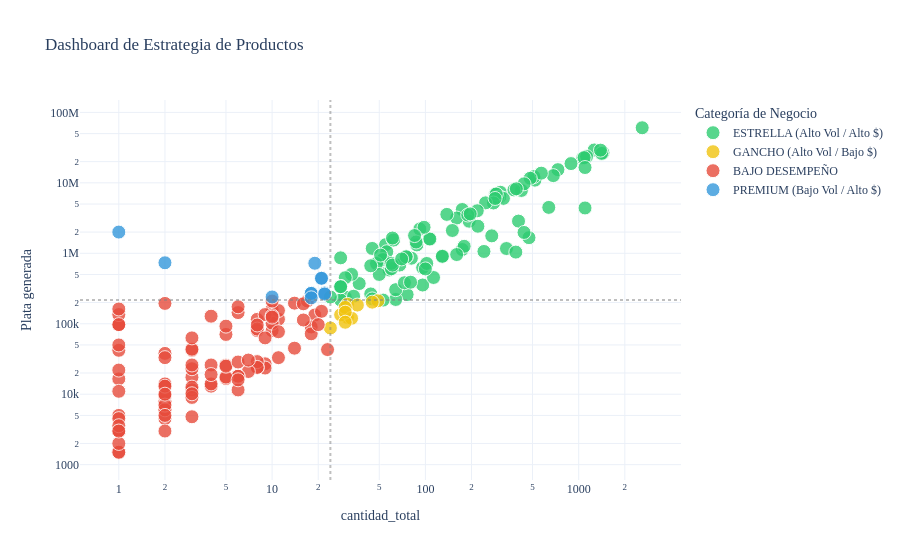

Notebook code cell kept with this figure:
### Code cell
# Definimos los puntos de corte
corte_x = info_productos["cantidad_total"].median()
corte_y = info_productos["Plata generada"].median()

# Función para asignar el color/categoría
def clasificar(row):
    if row["cantidad_total"] >= corte_x and row["Plata generada"] >= corte_y:
        return "ESTRELLA (Alto Vol / Alto $)"
    elif row["cantidad_total"] < corte_x and row["Plata generada"] >= corte_y:
        return "PREMIUM (Bajo Vol / Alto $)"
    elif row["cantidad_total"] >= corte_x and row["Plata generada"] < corte_y:
        return "GANCHO (Alto Vol / Bajo $)"
    else:
        return "BAJO DESEMPEÑO"

# Aplicamos la lógica al DataFrame
info_productos["Categoria_Matriz"] = info_productos.apply(clasificar, axis=1)


import plotly.express as px

fig = px.scatter(
    info_productos.reset_index(), 
    x="cantidad_total", 
    y="Plata generada",
    color="Categoria_Matriz",  # Los colores se asignan por cuadrante
    color_discrete_map={       # Colores estratégicos
        "ESTRELLA (Alto Vol / Alto $)": "#2ecc71",   # Verde
        "PREMIUM (Bajo Vol / Alto $)": "#3498db",    # Azul
        "GANCHO (Alto Vol / Bajo $)": "#f1c40f",    # Amarillo
        "BAJO DESEMPEÑO": "#e74c3c"                  # Rojo
    },
    hover_name="Nombre",
    log_x=True, 
    log_y=True,
    hover_data=["precio_promedio", "transacciones"],
    title="Dashboard de Estrategia de Productos",
    template="plotly_white"
)

# Ajustes estéticos finales
fig.update_traces(marker=dict(size=14, opacity=0.8, line=dict(width=1, color='white')))
fig.add_vline(x=corte_x, line_dash="dot", line_color="gray", opacity=0.5)
fig.add_hline(y=corte_y, line_dash="dot", line_color="gray", opacity=0.5)

fig.update_layout(
    legend_title_text='Categoría de Negocio',
    font=dict(family="Verdana", size=12)
)

fig.show()

### Figure 1 — Plotly figure (JSON) as saved in the notebook; plotly's stock layout.template omitted (floating-point values rounded to 4 significant figures; data arrays with more than 128 entries replaced by an {"elided": "..."} marker saying what was removed)
{"data": [{"customdata": {"elided": "104x2 float values"}, "hovertemplate": "<b>%{hovertext}</b><br><br>Categoria_Matriz=ESTRELLA (Alto Vol / Alto $)<br>cantidad_total=%{x}<br>Plata generada=%{y}<br>precio_promedio=%{customdata[0]}<br>transacciones=%{customdata[1]}<extra></extra>", "hovertext": ["Arma tu plato Grande(21k)", "Arma tu plato mediano (18k)", "Sándwich Romano", "Bowl Pollo tostada Mediana", "Ensalada Chefsito Mediana", "Sándwich Criollo", "Bowl Lomo alto Mediana", "Bowl Pasta Buona Mediana", "Bowl Colombianito Mediana", "Ensalada Pollo miel mostaza Mediana", "Hatsu azul 400ml", "Ensalada Pollo pesto Mediana", "Bowl Pollo tostada Grande", "Sándwich Felix Carne", "Ensalada Chefsito Grande", "Bowl Lomo alto Grande", "Agua con gas Cristal 600ml", "Hatsu amarillo 400ml", "Bowl Pasta Buona Grande", "Ensalada Pollo miel mostaza Grande", "Pavoneta", "Sándwich Felix Pollo", "Ensalada Italianísima Mediana", "Sándwich Becha", "Agua sin gas Cristal 250ml", "Soda Lucy pink", "Bowl Colombianito Grande", "Mexi", "Ensalada Kale cesar Mediana", "Bowl Pasta Buona Veggie Mediana", "Soda Hatsu Verde Lata", "Sándwich o pockets (Mini chef)", "Ensalada Pollo pesto Grande", "Hatsu lila 400 ml", "Sopa de tomate", "Ensalada Italianísima Grande", "Sándwich o pockets (Americanos)", "Soda Hatsu Rosada Lata", "Sándwich o pockets (Tradicional)", "Ensalada Kale cesar Grande", "Americano Mediano", "Parfait frutos rojos 9oz (mediano)", "Arma tu plato Grande", "Sándwich o pockets (Popeyes)", "Wake up & go", "Pollo", "Bagels", "Bowl Pasta Buona Veggie Grande", "Parfaits frutos rojos 14oz (Grande)", "Rustico", "Agua sin gas Cristal 600ml", "Berry Bliss Pancakes", "BananaBread Tradicional Chips", "Green Heaven", "Waffle de yuca", "Agua con gas Cristal 250ml", "Pancakes Choco-Banana Delight", "Pastel de Pollo", "Arma tu plato mediano", "Smoothie Pink Power", "Toscana mediana", "Sándwich Verde", "Sándwich o pockets (Grilled cheese)", "Latte", "Ensalada Master Veggie Mediana", "Milo", "Tropical Boost", "Parfait frutos amarillo 14oz (Grande)", "Parfait frutos amarillos 9oz (mediano)", "Napoli", "Galletas chips de chocolate", "Palito de Queso", "Parfait vivir Grande", "BananaBread Tradicional Frutos", "Sopa de Tomate Combo", "Hatsu caja", "Hatsu amarillo", "Hatsu en caja", "Hatsu blanco", "Refrigerio sencillo: Hojaldre (pastel de pollo, carne, criollo, palito de queso) + Te hatsu", "Pastel de Pollo + bebida caliente", "Estación de café ilimitado sencilla tiempo completo", "Estacion de cafe sencilla", "Pasabocas Gourmet", "Sándwich o pockets (Napoli)", "Estación de café ilimitado sencilla medio tiempo", "Pastel de Pollo + tinto / aromática", "jugo en botella", "cafe + colaciones", "Desayunos personalizados de acuerdo con la lista enviada", "Bowl Lomo alto Mediana+ hatsu", "Bowl Pasta Buona Mediana+ hatsu", "Sándwich de sabores surtidos", "Sándwich Felix Carne+ hatsu", "Refrigerio", "Pastel Criollo + hatsu", "Parfait frutos amarillos Y rojos 14oz (Grande)", "Pastel Ranchero+ hatsu", "Sándwich Felix Pollo + hatsu", "Pastel de Pollo+ bebida", "Jugo en botella", "Mocktail sin alcohol", "Mocktail sin alcohol: Mojito y Mimosa variado", "Palito de Queso + cafe"], "legendgroup": "ESTRELLA (Alto Vol / Alto $)", "marker": {"color": "#2ecc71", "line": {"color": "white", "width": 1}, "opacity": 0.8, "size": 14, "symbol": "circle"}, "mode": "markers", "name": "ESTRELLA (Alto Vol / Alto $)", "orientation": "v", "showlegend": true, "type": "scatter", "x": [2596, 1263, 1440, 1064, 1126, 1411, 1086, 1387, 891, 732, 638, 518, 510, 683, 570, 483, 474, 405, 308, 287, 306, 423, 296, 323, 338, 271, 290, 278, 247, 285, 174, 193, 174, 179, 160, 92, 106, 96, 107, 98, 241, 102, 138, 88, 81, 76, 87, 55, 58, 56, 96, 51, 129, 52, 53, 64, 48, 64, 62, 50, 45, 218, 44, 44, 85, 45, 37, 68, 129, 33, 30, 113, 60, 28, 28, 53, 73, 389, 34, 1100, 60, 440, 61, 440, 30, 220, 28, 100, 80, 61, 378, 392, 51, 189, 1100, 75, 24, 75, 196, 28, 160, 70, 150, 28], "xaxis": "x", "y": [60521251, 29263050, 26674400, 22418500, 23641000, 26148550, 22789000, 29116300, 18757900, 15385600, 4481000, 10919600, 12249400, 12657400, 13720600, 11610000.0, 1665750, 2862000, 7357850, 6893900, 6310850, 7797000.0, 6208701, 6012800, 1168500, 1768001, 6956200, 5177650, 5196600, 5997000, 1131000, 2852000, 4183500, 1256500, 3168500, 2208600, 1607000, 625600, 1593000, 2337900, 1061650, 717000, 3566500, 1315500, 851500, 259500, 1445500, 1325300, 580000, 1052000, 354500, 765000, 916800, 806000, 815500, 221000, 715700, 304500, 1540200, 501000, 1172000, 4017000, 665000, 265000, 1786000, 225000, 372000, 682000, 904000, 502500, 238500, 453500, 604000, 217100, 861600, 216500, 382000, 1039500, 245500, 4400000, 720000, 9680000, 680200.0, 1976400, 450000, 2420000, 336000, 600000, 388800, 1647000, 7938000, 8232000, 943500, 3496500, 16500000, 892500.0, 240000, 892500.0, 3626000, 336000, 960000, 831600, 2106000, 336000], "yaxis": "y"}, {"customdata": [[3968.0, 30], [6081.0, 29], [5111.0, 29], [3625, 23], [4786.0, 7], [4320, 5], [5688, 2], [3621.0, 2], [4860, 1], [4500, 1], [3500, 1]], "hovertemplate": "<b>%{hovertext}</b><br><br>Categoria_Matriz=GANCHO (Alto Vol / Bajo $)<br>cantidad_total=%{x}<br>Plata generada=%{y}<br>precio_promedio=%{customdata[0]}<br>transacciones=%{customdata[1]}<extra></extra>", "hovertext": ["Carne desmechada", "Capuchino", "Huevos", "Aguacate", "Coca Cola", "vaso de fruta", "papas naturales", "Papas de paquete", "Estacion de cafe sencilla 30 cafes y 30 aromaticas", "Americano o Aromatica Mediana", "Porción de fruta pequeña"], "legendgroup": "GANCHO (Alto Vol / Bajo $)", "marker": {"color": "#f1c40f", "line": {"color": "white", "width": 1}, "opacity": 0.8, "size": 14, "symbol": "circle"}, "mode": "markers", "name": "GANCHO (Alto Vol / Bajo $)", "orientation": "v", "showlegend": true, "type": "scatter", "x": [31, 31, 36, 24, 28, 49, 30, 33, 30, 45, 30], "xaxis": "x", "y": [123000, 188500, 184000, 87000, 134000, 211680, 170640, 119500, 145800, 202500, 105000], "yaxis": "y"}, {"customdata": {"elided": "103x2 float values"}, "hovertemplate": "<b>%{hovertext}</b><br><br>Categoria_Matriz=BAJO DESEMPEÑO<br>cantidad_total=%{x}<br>Plata generada=%{y}<br>precio_promedio=%{customdata[0]}<br>transacciones=%{customdata[1]}<extra></extra>", "hovertext": ["Vinagreta pesto", "Hatsu negro 400ml", "Chocolate caliente", "Hatsu blanco 400ml", "Shot de naranja", "Parfait vivir Mediano", "Plátano maduro", "Smoothie chocolate dream", "Barras SMUH", "Cebolla caramelizada", "Jugo verde", "Nutty Banana Bliss", "Classic Charm", "Galletas parmesano", "Adición Leche de Almendras", "Hatsu fucsia 400ml", "Cholas", "Tomate cherry", "Queso Mozarella", "Camote", "Brócoli", "Sándwich o pockets (Pesto)", "Ensalada Ligera Grande", "Champiñones", "Toscana Grande", "Acai mediano", "Leche de almendras", "Frijol negro", "Pasta fusili", "Agua cristal", "Sándwich o pockets (Clásico)", "Carne pecho", "Jamón de pavo", "Adición Leche de Coco", "Soda rosada (hatsu)", "Arroz", "Combo sopa de tomate", "Tocineta", "Pastel Ranchero", "Queso campesino", "Mini banana bread", "Pancakes frutos rojos", "Falafel", "Americano Grande", "Aromática", "Vinagreta miel mostaza", "Coca Cola zero", "Sweet Crave pancakes", "Sriracha mayo", "Nachos (totopos)", "Sándwich verde", "Quinoa", "Smoothie fresa banano", "sandwich indio", "Peanut butter", "Soda Hatsu Amarilla Lata", "Tomate chonto", "vinagreta cesar", "Crutones (pan tajado", "Estacion de cafe sencilla 20 cafes y 10 aromaticas", "Palito de Jamon", "Espresso", "Miel", "Pastel Criollo", "Estacion de cafe sencilla 15 cafes y 5 aromaticas", "Lechuga romana", "Pastel de Carne", "Hatsu verde 400ml", "Agua hatsu botella 450ml", "Estacion de cafe sencilla con aromáticas", "Estacion de cafe sencilla 10 cafes y 10 aromaticas", "Estación de cafe sencilla CON COLACIONES 12 tintos y 8 aromáticas con colaciones", "Ensalada Kale cesar Mediana+ hatsu", "Torta de almojabanas, guayaba y queso", "chocolate caliente", "sandwich tradicional + frio", "Bagel con huevo", "pancakes esponjosos y yogurt", "BananaBread Almond (harina de almendras)", "Waffles de frutos rojos", "Vinagreta vivo", "Bowl Pasta Buona Veggie Mediana+ hatsu", "Estación de café sencilla: 20 cafés y 10 aromáticas", "Producto genérico", "Queso parmesano", "Queso loncha", "Producto genérico del sistema Siigo Nube", "Pastel Hawaiano", "Pastel de Pollo + cafe", "Pastel de pollo", "Pastel de Pollo+ tinto /aromatica", "Parmesano", "Salsa napolitana", "Sándwich Indio", "Acai grande", "Leche de coco", "Maní", "Maíz dulce", "Sandwich tradicional + te frio", "Mozzarella", "Parfait Corozo 9oz (mediano)", "Servicio de 7:45 - 10:00 AM personal VIVO", "12 tintos y 8 aromáticas"], "legendgroup": "BAJO DESEMPEÑO", "marker": {"color": "#e74c3c", "line": {"color": "white", "width": 1}, "opacity": 0.8, "size": 14, "symbol": "circle"}, "mode": "markers", "name": "BAJO DESEMPEÑO", "orientation": "v", "showlegend": true, "type": "scatter", "x": [23, 19, 18, 21, 18, 16, 14, 11, 14, 11, 10, 10, 10, 9, 9, 11, 11, 8, 8, 8, 7, 8, 6, 6, 6, 9, 6, 6, 5, 5, 5, 5, 5, 6, 4, 4, 4, 4, 4, 3, 3, 3, 3, 3, 3, 3, 6, 3, 3, 3, 5, 2, 3, 2, 2, 2, 2, 2, 2, 2, 2, 7, 2, 2, 2, 2, 2, 2, 2, 20, 1, 1, 3, 8, 1, 17, 1, 10, 1, 8, 1, 10, 1, 1, 1, 2, 1, 1, 16, 2, 8, 1, 1, 2, 1, 1, 2, 1, 10, 1, 9, 1, 1], "xaxis": "x", "y": [42980.0, 133000, 90000, 150000, 72000, 113000, 45000, 116000, 196000, 33000, 80000, 102000, 160000, 27000, 23500, 77000, 154000, 24000, 29000, 24000, 21000, 115500, 144000, 18000, 174000, 135000, 11500, 18000, 16710, 17500, 70500, 25850, 25000, 16000, 26000, 13000, 128000, 14000, 19000, 11500, 17400, 42000, 11550, 12600, 9000, 22992, 28620, 43500, 4785, 10140.0, 92500, 7350, 26000, 37940.0, 5800, 13600, 6000, 4500, 7140, 7860, 7900, 30500, 3000, 9500, 194400, 6000, 9500, 14000, 13000, 97200, 97200, 97200, 63000, 80000, 5000, 211140, 16500, 129600, 11000, 84000, 1500, 210000, 135000, 42000, 3000, 7000, 162000, 4500, 192000, 10000, 96000, 3000, 1500, 33000, 22000, 2000, 5000, 3570, 124200, 3000, 63000, 50000, 97200], "yaxis": "y"}, {"customdata": [[21170.0, 19], [24000, 10], [366600, 2], [15000, 1], [38000, 1], [12420, 1], [15000, 1], [21000, 1], [2000000, 1], [12000, 1], [12960, 1]], "hovertemplate": "<b>%{hovertext}</b><br><br>Categoria_Matriz=PREMIUM (Bajo Vol / Alto $)<br>cantidad_total=%{x}<br>Plata generada=%{y}<br>precio_promedio=%{customdata[0]}<br>transacciones=%{customdata[1]}<extra></extra>", "hovertext": ["Ensalada Ligera Mediana", "Ensalada Master Veggie Grande", "Mensualidades", "Sándwich o pockets +bebida (Americanos)", "Desayunos tipo Brunch: Bebidas\n1. Café\n2. Leche\n3. Aromatica\nBatidos\n 1. Smoothie tropical boost\n2.  Smothie pinky power\nParfait\n1. Frutos rojos\n2. Frutos Amarillos\nBocadillos\n1. Empanadas de carne, pollo, queso, hawaiana\n2. Porción de fruta (Sandía)\n3. Wraps / Sandwich de mantequilla de maní y mermelada, jamón con queso y carne con queso\n4. Tostadas francesas\n5. Canasta de pan variada", "sandwich tradicional+ te frio", "sandwich tradicional + tinto", "Bowl Mediano", "Producto genérico del sistema Siigo Nube (POS - WhatsApp)", "Pastel de Pollo+ bebida caliente", "Pancake esponjoso con frutas y yogourt griego+ te"], "legendgroup": "PREMIUM (Bajo Vol / Alto $)", "marker": {"color": "#3498db", "line": {"color": "white", "width": 1}, "opacity": 0.8, "size": 14, "symbol": "circle"}, "mode": "markers", "name": "PREMIUM (Bajo Vol / Alto $)", "orientation": "v", "showlegend": true, "type": "scatter", "x": [21, 10, 2, 18, 19, 22, 18, 21, 1, 22, 18], "xaxis": "x", "y": [444500, 240000, 733200, 270000, 722000, 273240, 270000, 441000, 2000000, 264000, 233280], "yaxis": "y"}], "layout": {"font": {"family": "Verdana", "size": 12}, "legend": {"title": {"text": "Categoría de Negocio"}, "tracegroupgap": 0}, "shapes": [{"line": {"color": "gray", "dash": "dot"}, "opacity": 0.5, "type": "line", "x0": 24, "x1": 24, "xref": "x", "y0": 0, "y1": 1, "yref": "y domain"}, {"line": {"color": "gray", "dash": "dot"}, "opacity": 0.5, "type": "line", "x0": 0, "x1": 1, "xref": "x domain", "y0": 216500, "y1": 216500, "yref": "y"}], "title": {"text": "Dashboard de Estrategia de Productos"}, "xaxis": {"anchor": "y", "domain": [0, 1], "title": {"text": "cantidad_total"}, "type": "log"}, "yaxis": {"anchor": "x", "domain": [0, 1], "title": {"text": "Plata generada"}, "type": "log"}}}
